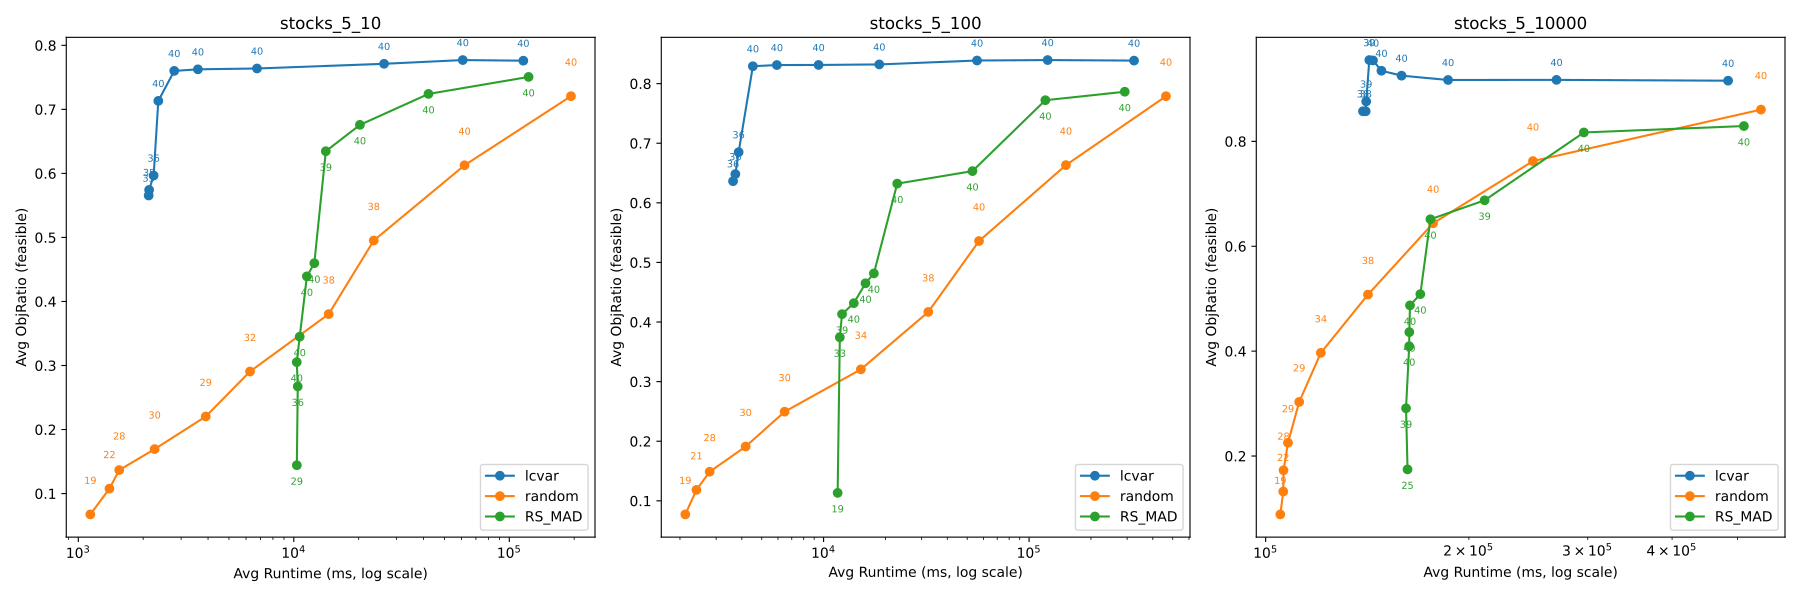

Python code for this plot:
import pandas as pd
import os
import matplotlib.pyplot as plt

ablation_base = "/home/fm2288/StochasticPackageQuery/test/AblationStudyFixedN"
rs_mad_base   = "/home/fm2288/StochasticPackageQuery/test/RS_MAD"

N_values = sorted([int(d) for d in os.listdir(ablation_base) if d.isdigit()])
tables   = ["5_10", "5_100", "5_10000"]
methods  = [
    ("stage1lcvar",  "lcvar"),
    ("stage1random", "random"),
    ("RS_MAD",       "RS_MAD"),
]

annotation_y_offsets = [10, 22, -14]

script_dir = os.path.dirname(os.path.abspath(__file__))

fig, axes = plt.subplots(1, 3, figsize=(18, 6))

for ax, table in zip(axes, tables):
    for (method_key, method_label), y_off in zip(methods, annotation_y_offsets):
        xs, ys, ns = [], [], []
        for N in N_values:
            if method_key == "RS_MAD":
                fpath = os.path.join(rs_mad_base, str(N), f"RSstocks_{table}.csv")
            else:
                fpath = os.path.join(ablation_base, str(N), method_key, f"stocks_{table}.csv")
            if not os.path.exists(fpath):
                continue
            df = pd.read_csv(fpath)
            feas = df[(df["deter_feas"] == 1) & (df["prob_feas"] == 1)]
            if feas.empty:
                continue
            xs.append(df["Runtime"].mean())
            ys.append(feas["ObjRatio"].mean())
            ns.append(len(feas))

        if not xs:
            continue
        line, = ax.plot(xs, ys, marker="o", label=method_label)
        color = line.get_color()
        for x, y, n in zip(xs, ys, ns):
            ax.annotate(str(n), xy=(x, y),
                        xytext=(0, y_off), textcoords="offset points",
                        ha="center", fontsize=7, color=color)

    ax.set_xscale("log")
    ax.set_xlabel("Avg Runtime (ms, log scale)")
    ax.set_ylabel("Avg ObjRatio (feasible)")
    ax.set_title(f"stocks_{table}")
    ax.legend()

fig.tight_layout()
out = os.path.join(script_dir, "fixed_n_ablation.pdf")
fig.savefig(out)
print(f"Saved {out}")
